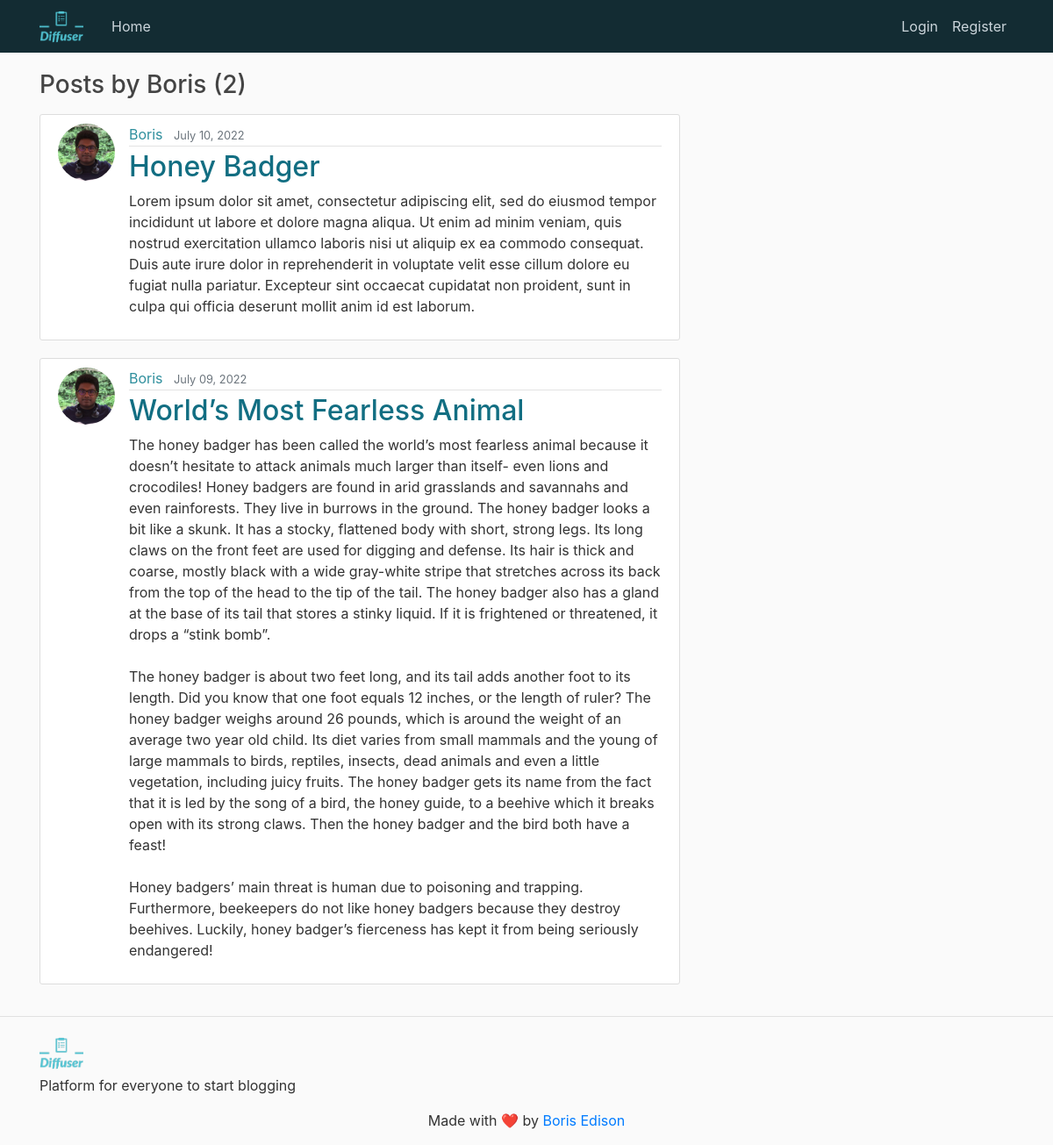
/user/Boris, run on the app's committed database.
### blog/models.py (models this page shows, shortened)
class Post(models.Model):
    title = models.CharField(max_length=100)
    content = models.TextField()
    date_posted = models.DateTimeField(default = timezone.now)
    author = models.ForeignKey(User, on_delete = models.CASCADE)

### users/models.py (models this page shows, shortened)
class Profile(models.Model):
    user = models.OneToOneField(User, on_delete = models.CASCADE)
    image = models.ImageField(default='default.jpg', upload_to='profile_pics')

### blog/views.py (the view)
# urls.py: path('user/<str:username>',UserPostListView.as_view(), name = 'user-posts'),
class UserPostListView(ListView):
    model = Post
    template_name = 'blog/user_posts.html'    # <app>/<model>_<viewtype>.html
    context_object_name = 'posts'
    ordering = ['-date_posted']
    paginate_by = 10
    def get_queryset(self):
        user = get_object_or_404(User, username=self.kwargs.get('username'))
        return Post.objects.filter(author=user).order_by('-date_posted')

### blog/templates/blog/user_posts.html (shortened to what this page needs)
{% extends "blog/base.html" %}
{% block content %}
    <h3 class="mb-3">Posts by {{view.kwargs.username}} ({{page_obj.paginator.count}})</h3>
    {% for post in posts %}
    <article class="media content-section">
      <img class="rounded-circle article-img" src="{{post.author.profile.image.url}}">
        <div class="media-body">
          <div class="article-metadata">
            <a class="mr-2" style="color: #2F8F9D !important;" href="{% url 'user-posts' post.author.username %}">{{ post.author }}</a>
            <small class="text-muted">{{ post.date_posted|date:"F d, Y" }}</small>
          </div>
          <h2><a class="article-title" href="{% url 'post-detail' post.id %}">{{ post.title }}</a></h2>
          <p class="article-content">{{ post.content }}</p>
        </div>
    </article>
    {% endfor %}
{% endblock content %}

### blog/static/blog/styles.css (style rules this page uses)
body { background: #fafafa; color: #333333; margin-top: 5rem; }
h1, h2, h3, h4, h5, h6 { color: #444444; }
.content-section { background: #ffffff; padding: 10px 20px; border: 1px solid #dddddd; border-radius: 3px; margin-bottom: 20px; }
.article-title { color: #126E82; }
.article-content { white-space: pre-line; }
.article-img { height: 65px; width: 65px; margin-right: 16px; }
.article-metadata { padding-bottom: 1px; margin-bottom: 4px; border-bottom: 1px solid #e3e3e3 }

### data on the page
Post: author.profile.image (picture), author "Boris", date_posted "July 10, 2022", title "Honey Badger", content "Lorem ipsum dolor sit amet, consectetur adipiscing elit, sed do eiusmod tempor incididunt ut labore et dolore magna aliqua. Ut enim ad minim veniam, quis nostrud exercitation ullamco laboris nisi ut aliquip ex ea commodo consequat. Duis aute irure dolor in reprehenderit in voluptate velit esse cillum dolore eu fugiat nulla pariatur. Excepteur sint occaecat cupidatat non proident, sunt in culpa qui officia deserunt mollit anim id est laborum."
Post: author.profile.image (picture), author "Boris", date_posted "July 09, 2022", title "World’s Most Fearless Animal", content "The honey badger has been called the world’s most fearless animal because it doesn’t hesitate to attack animals much larger than itself- even lions and crocodiles! Honey badgers are found in arid grasslands and savannahs and even rainforests. They live in burrows in the ground. The honey badger looks a bit like a skunk. It has a stocky, flattened body with short, strong legs. Its long claws on the front feet are used for digging and defense. Its hair is thick and coarse, mostly black with a wide gray-white stripe that stretches across its back from the top of the head to the tip of the tail. The honey badger also has a gland at the base of its tail that stores a stinky liquid. If it is…"

### other printed values
{{ view.kwargs.username }} "Boris"
{{ page_obj.paginator.count }} "2"
